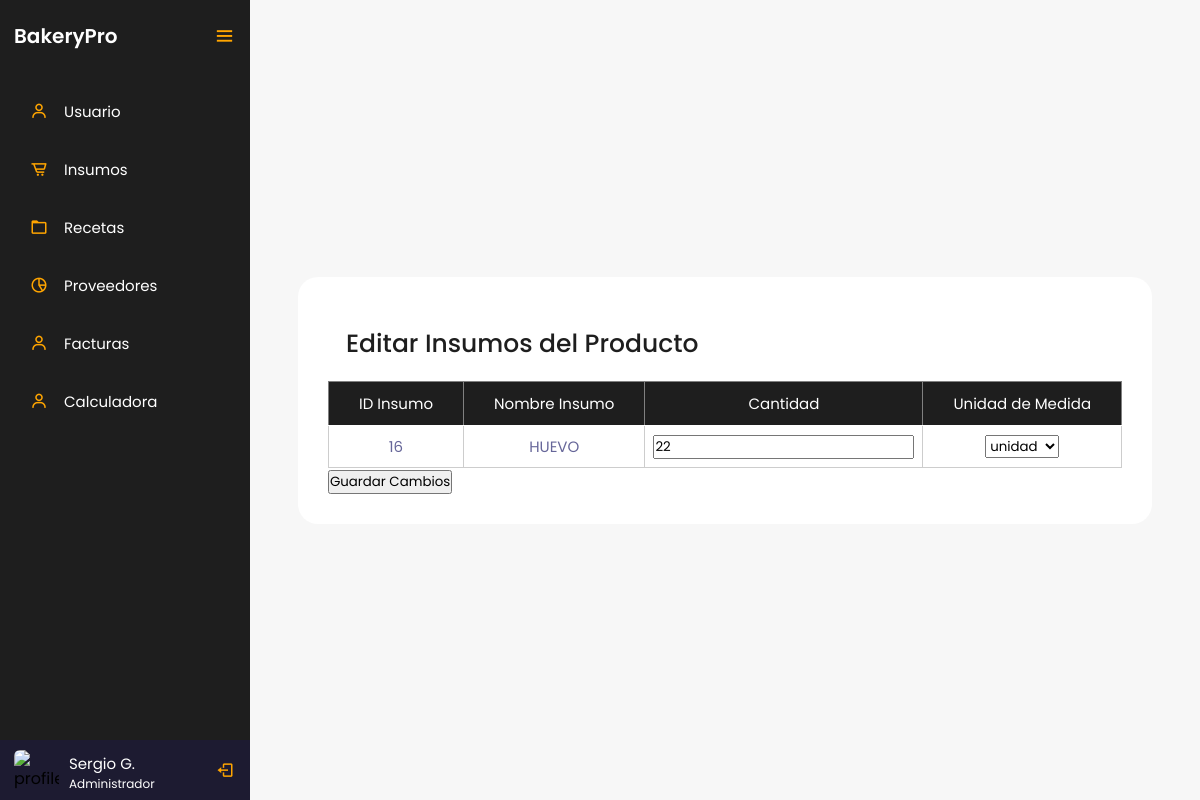
Page /controlador/Recetas/editar.php?IdProducto=48 (signed in) on the committed database.
### tables this page shows
CREATE TABLE `tblusuario` (
  `IdUsuario` int(3) NOT NULL,
  `Nombres` varchar(20) NOT NULL,
  `Apellidos` varchar(20) NOT NULL,
  `IdRol` int(3) NOT NULL,
  `Cedula` decimal(10,0) NOT NULL,
  `Telefono` varchar(20) NOT NULL,
  `Password` varchar(10) NOT NULL
);

CREATE TABLE `tblroles` (
  `IdRol` int(3) NOT NULL,
  `Rol` varchar(20) NOT NULL
);

CREATE TABLE `tblrecetas` (
  `CantidadInsumo` decimal(5,0) NOT NULL,
  `IdProducto` int(3) NOT NULL,
  `IdInsumo` int(3) NOT NULL,
  `IdUnidadMedida` int(3) NOT NULL
);

CREATE TABLE `tblinsumos` (
  `IdInsumo` int(3) NOT NULL,
  `NombreInsumo` varchar(30) NOT NULL,
  `Stock` int(5) NOT NULL,
  `IdUnidadMedida` int(3) NOT NULL,
  `IdCategoria` int(3) NOT NULL
);

### controlador/Recetas/editar.php (the view, shortened to what this page needs)
<?php
    $servername = "localhost";
    $username = "root";
    $password = "";
    $dbname = "bakerypro";
    $conexion = mysqli_connect($servername, $username, $password, $dbname);
    $cedula = $_SESSION['cedula'];
    $sql = "SELECT Nombres, Apellidos, Rol FROM tblusuario INNER JOIN tblroles ON tblusuario.IdRol = tblroles.IdRol WHERE Cedula = $cedula";
    $resultado = mysqli_query($conexion, $sql);
    if (mysqli_num_rows($resultado) > 0) {
        $fila = mysqli_fetch_assoc($resultado);
        $nombre = $fila["Nombres"] . " " . $fila["Apellidos"];
        $rol = $fila["Rol"];
    } else {
        $nombre = "Nombre de usuario";
        $rol = "Rol de usuario";
    }
?>
<!DOCTYPE html>
<html lang="en">
<head>
    <link href='https://unpkg.com/boxicons@2.0.7/css/boxicons.min.css' rel='stylesheet'>
    <link rel="stylesheet" href="../../vista/style/styles.css">
</head>
<body>
    <div class="sidebar open">
        <div class="logo-details">
            <a href="../../dashboard.php" class="logo_link">
                <span class="logo_name">BakeryPro</span>
            </a>
            <i class='bx bx-menu' id="btn" ></i>
        </div>
        <ul class="nav-list">
            <li>
                <a href="../../vista/html/usuarios.php">
                    <i class='bx bx-user' ></i>
                    <span class="links_name">Usuario</span>
                </a>
            </li>
            <li>
                <a href="../../vista/html/insumos.php">
                    <i class='bx bx-cart-alt' ></i>
                    <span class="links_name">Insumos</span>
                </a>
            </li>
            <li>
                <a href="../../vista/html/recetas.php">
                    <i class='bx bx-folder' ></i>
                    <span class="links_name">Recetas</span>
                </a>
            </li>
            <li>
                <a href="../../vista/html/proveedores.php">
                    <i class='bx bx-pie-chart-alt-2' ></i>
                    <span class="links_name">Proveedores</span>
                </a>
            </li>
            <li>
                <a href="../../vista/html/facturas.php">
                    <i class='bx bx-user' ></i>
                    <span class="links_name">Facturas</span>
                </a>
            </li>
            <li>
                <a href="../../vista/html/calculadora.php">
                    <i class='bx bx-user' ></i>
                    <span class="links_name">Calculadora</span>
                </a>
            </li>
            <li class="profile">
                <div class="profile-details">
                    <img src="profile.jpg" alt="profileImg">
                    <div class="name_job">
                        <div class="name"><?php echo $nombre; ?></div>
                        <div class="job"><?php echo $rol; ?></div>
                    </div>
                </div>
                <a href="../login/logout.php" id="log_out">
                    <i class='bx bx-log-out'></i>
                </a>
            </li>
        </ul>
    </div>
    <section class="home-section">
        <div class="container">
            <h2 class="titleContainer">Editar Insumos del Producto</h2>
            <?php
                if(isset($_GET['IdProducto'])) {
                    $idProducto = $_GET['IdProducto'];
                    include '../../modelo/conexion.php';
                    $sql = "SELECT pr.IdProducto, pr.NombreProducto, r.IdInsumo, ins.NombreInsumo, r.CantidadInsumo, um.medida
                            FROM tblrecetas r
                            INNER JOIN tblproductos pr ON r.IdProducto = pr.IdProducto
                            INNER JOIN tblinsumos ins ON r.IdInsumo = ins.IdInsumo
                            INNER JOIN tblunidadesmedidas um ON r.IdUnidadMedida = um.IdUnidadMedida
                            WHERE pr.IdProducto = $idProducto";
                    $resultado = $conexion->query($sql);
                    if ($resultado->num_rows > 0) {
                        echo "<form action='actualizar.php' method='POST'>";
                        echo "<table border='1'>";
                        echo "<tr><th>ID Insumo</th><th>Nombre Insumo</th><th>Cantidad</th><th>Unidad de Medida</th></tr>";
                        while ($fila = $resultado->fetch_assoc()) {
                            echo "<tr>";
                            echo "<td>".$fila['IdInsumo']."</td>";
                            echo "<td>".$fila['NombreInsumo']."</td>";
                            echo "<td><input type='text' name='cantidad_".$fila['IdInsumo']."' value='".$fila['CantidadInsumo']."'></td>";
                            echo "<td>";
                            echo "<select name='unidad_".$fila['IdInsumo']."'>";
                            $sqlUnidades = "SELECT IdUnidadMedida, medida FROM tblunidadesmedidas";
                            $resultadoUnidades = $conexion->query($sqlUnidades);
                            while ($unidad = $resultadoUnidades->fetch_assoc()) {
                                $selected = ($unidad['medida'] == $fila['medida']) ? 'selected' : '';
                                echo "<option value='".$unidad['medida']."' $selected>".$unidad['medida']."</option>";
                            }
                            echo "</select>";
                            echo "</td>";
                            echo "</tr>";
                        }
                        echo "</table>";
                        echo "<input type='submit' value='Guardar Cambios'>";
                        echo "</form>";
                    } else {
                        echo "No se encontraron insumos asociados a este producto.";
                    }
                } else {
                    echo "No se proporcionó un IdProducto para editar.";
                }
            ?>
        </div>
    </section>
</body>
</html>

### vista/style/styles.css (style rules this page uses)
:root { --orange: #d4894c; --white_trasnparent: #232830; --very-light-pink: #C7C7C7; --text-input-field: #F7F7F7; --hospital-green: #bd1515; --sm: 14px; --md: 16px; --lg: 18px; --yellow: #ffa500; --black: #201e1c; --white: #ffffff; --official-black:#1e1e1e; --official-red:#ffa500; --background-white:#f7f7f7; --card-white:#ffffff; }
* { margin: 0; padding: 0; box-sizing: border-box; font-family: "Poppins" , sans-serif; }
.sidebar { position: fixed; left: 0; top: 0; height: 100%; width: 78px; background: var(--official-black); padding: 6px 14px; z-index: 99; transition: all 0.5s ease; }
.sidebar.open { width: 250px; }
.sidebar .logo-details { height: 60px; display: flex; align-items: center; position: relative; }
.sidebar .logo-details .logo_name { color: #fff; font-size: 20px; font-weight: 600; opacity: 0; transition: all 0.5s ease; }
.sidebar.open .logo-details .icon, .sidebar.open .logo-details .logo_name { opacity: 1; }
.sidebar .logo-details #btn { position: absolute; top: 50%; right: 0; transform: translateY(-50%); font-size: 22px; transition: all 0.4s ease; font-size: 23px; text-align: center; cursor: pointer; transition: all 0.5s ease; }
.sidebar.open .logo-details #btn { text-align: right; }
.sidebar i { color: var(--official-red); height: 60px; min-width: 50px; font-size: 28px; text-align: center; line-height: 60px; }
.sidebar .nav-list { margin-top: 20px; height: 100%; }
.sidebar li { position: relative; margin: 8px 0; list-style: none; }
.sidebar li a { display: flex; height: 100%; width: 100%; border-radius: 12px; align-items: center; text-decoration: none; transition: all 0.4s ease; }
.sidebar li a .links_name { color: #fff; font-size: 15px; font-weight: 400; white-space: nowrap; opacity: 0; pointer-events: none; transition: 0.4s; }
.sidebar.open li a .links_name { opacity: 1; pointer-events: auto; }
.sidebar li i { height: 50px; line-height: 50px; font-size: 18px; border-radius: 12px; }
.sidebar li.profile { position: fixed; height: 60px; width: 78px; left: 0; bottom: -8px; padding: 10px 14px; background: #1d1b31; transition: all 0.5s ease; overflow: hidden; }
.sidebar.open li.profile { width: 250px; }
.sidebar li .profile-details { display: flex; align-items: center; flex-wrap: nowrap; }
.sidebar li img { height: 45px; width: 45px; object-fit: cover; border-radius: 6px; margin-right: 10px; }
.sidebar li.profile .name, .sidebar li.profile .job { font-size: 15px; font-weight: 400; color: #fff; white-space: nowrap; }
.sidebar li.profile .job { font-size: 12px; }
.sidebar .profile #log_out { position: absolute; top: 50%; right: 0; transform: translateY(-50%); background: #1d1b31; width: 100%; height: 60px; line-height: 60px; border-radius: 0px; transition: all 0.5s ease; }
.sidebar.open .profile #log_out { width: 50px; background: none; }
.logo_link { text-decoration: none; }
.home-section { position: relative; background: var(--background-white); min-height: 100vh; display: flex; top: 0; left: 78px; width: calc(100% - 78px); transition: all 0.5s ease; z-index: 2; justify-content: center; align-items: center; }
.sidebar.open ~ .home-section { left: 250px; width: calc(100% - 250px); }
.titleContainer { color: var(--official-black); font-size: 25px; font-weight: 500; margin: 18px }
.container { height: auto; background: var(--card-white); padding: 30px; border-radius: 20px; }
table { font-size: 15px; width: 100%; text-align: center; border-collapse: collapse; }
th { font-size: 15px; font-weight: normal; padding: 8px; background: var(--official-black); border-bottom: 1px solid #fff; color: #fff; padding: 10px 30px; }
td { padding: 8px; background: #ffffff7d; border: 1px solid #cdcdcd; color: #669; border-top: 1px solid transparent; }
a { text-decoration: none; color: black; }

### rows in the picture
tblusuario: nombre "Sergio G.", IdRol.Rol "Administrador"
tblrecetas: IdInsumo "16", IdInsumo.NombreInsumo "HUEVO", CantidadInsumo "22"

### other values in the picture
form field value "unidad"
